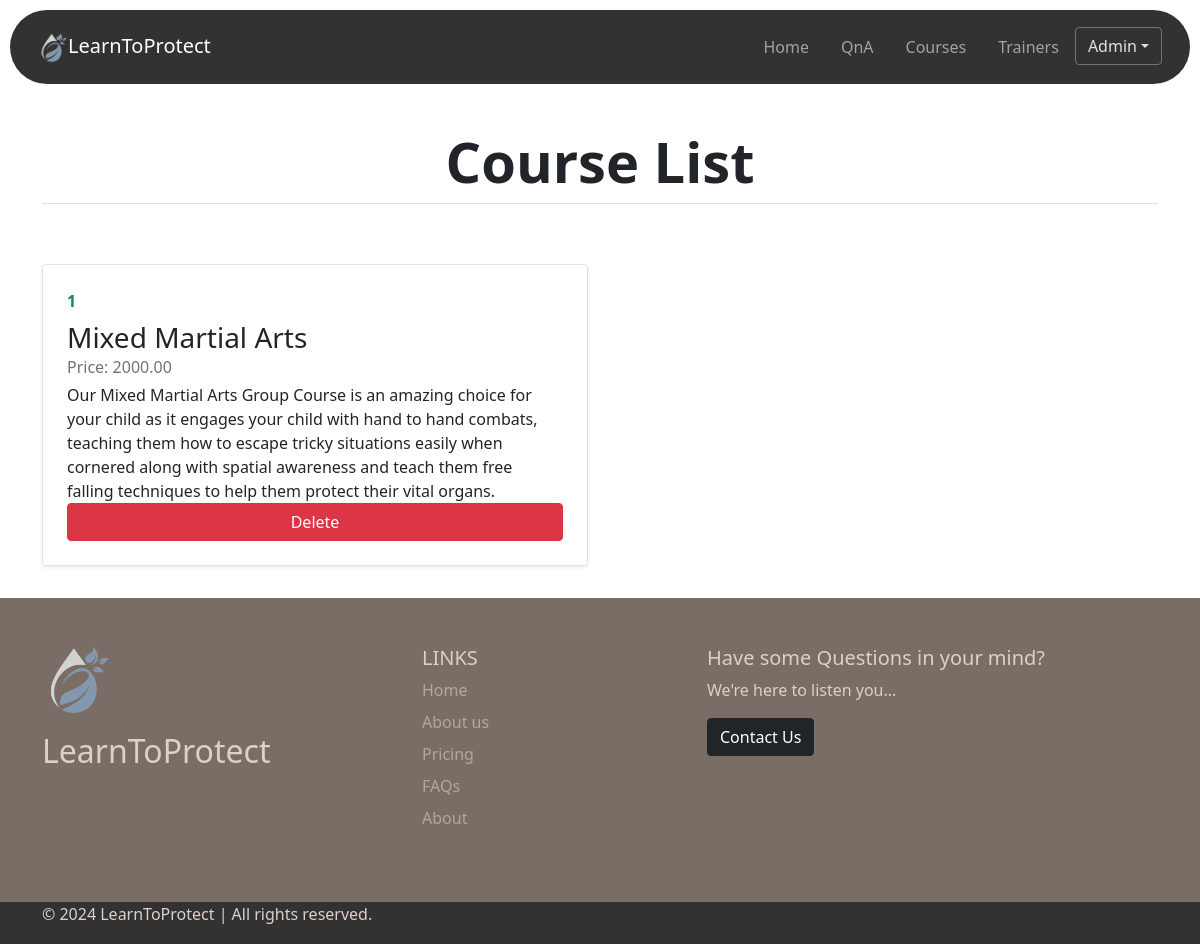
The page /allCourses.php (signed in) on the database its author committed.
### tables this page shows
CREATE TABLE `user` (
  `id` int(11) NOT NULL,
  `first_name` varchar(100) NOT NULL,
  `last_name` varchar(100) NOT NULL,
  `email` varchar(100) NOT NULL,
  `phone_num` varchar(15) DEFAULT NULL,
  `password` varchar(255) NOT NULL,
  `role_id` int(11) DEFAULT NULL
);

CREATE TABLE `course` (
  `courseID` int(11) NOT NULL,
  `Course_name` varchar(255) NOT NULL,
  `Course_description` text DEFAULT NULL,
  `fees` decimal(10,2) NOT NULL,
  `MinAge` int(11) DEFAULT NULL,
  `MaxAge` int(11) DEFAULT NULL,
  `Enrolled` int(11) DEFAULT 0,
  `image` varchar(255) DEFAULT NULL,
  `duration` int(11) DEFAULT NULL,
  `prerequisite` text DEFAULT NULL
);

### allCourses.php (the view, shortened to what this page needs)
<!DOCTYPE html>
<html lang="en">
<head>
    <link rel="stylesheet" href="./CSS/style.css" />
    <link href="https://cdn.jsdelivr.net/npm/bootstrap@5.0.2/dist/css/bootstrap.min.css" rel="stylesheet"
 />
</head>
<body style="padding-top: 20px;">
    <?php include ('navbar.php') ?>
    <div class="container pb-5">
        <div class="px-4 pt-1 my-1 text-center border-bottom">
            <h1 class="display-4 fw-bold">Course List</h1>
        </div>
    </div>
    <div class="container">
        <div class="row mb-2">
            <?php
            include ('connection.php');
            $sql = "SELECT * FROM course";
            $result = mysqli_query($conn, $sql);
            if (!$result) {
                echo "Error: " . mysqli_error($conn);
            } else {
                if (mysqli_num_rows($result) > 0) {
                    while ($row = mysqli_fetch_assoc($result)) {
                        echo '<div class="col-md-6">';
                        echo '<div class="row g-0 border rounded overflow-hidden flex-md-row mb-4 shadow-sm h-md-250 position-relative">';
                        echo '<div class="col p-4 d-flex flex-column position-static">';
                        echo '<strong class="d-inline-block mb-2 text-success">' . $row['courseID'] . '</strong>';
                        echo '<h3 class="mb-0">' . $row['Course_name'] . '</h3>';
                        echo '<div class="mb-1 text-muted">Price: ' . $row['fees'] . '</div>';
                        echo '<p class="mb-auto">' . $row['Course_description'] . '</p>';
                        echo "<td><button class='btn btn-danger delete-btn' data-eid='{$row["courseID"]}'>Delete</button></td>";
                        echo '</div></div></div>';
                    }
                } else {
                    echo "No records found";
                }
            }
            ?>
        </div>
    </div>
</body>
</html>

### navbar.php (shortened to what this page needs)
<head>
  <link rel="stylesheet" href="./CSS/navbar.css" />
</head>
<body>
  <div class="nav-container">
    <nav class="navbar fixed-top navbar-expand-lg navbar-dark p-3 custom-nav">
      <div class="container-fluid">
        <a class="navbar-brand" href="#"><img src="./components/logo.png" alt="" class="logo" />LearnToProtect</a>
        <div class="collapse navbar-collapse" id="navbarNavDropdown">
          <ul class="navbar-nav ms-auto">
            <li class="nav-item">
              <a class="nav-link mx-2" aria-current="page" href="./index.php">Home</a>
            </li>
            <li class="nav-item">
              <a class="nav-link mx-2" href="./QnA.php">QnA</a>
            </li>
            <li class="nav-item">
              <a class="nav-link mx-2" href="./CAT.php">Courses</a>
            </li>
            <li class="nav-item">
              <a class="nav-link mx-2" href="./trainerpage.php">Trainers</a>
            </li>
            <?php
            include ('connection.php');
            if (!isset($_SESSION['username'])) {
              echo '<a class="btn btn-secondary" type="button" href="./signup.php">Login</a>';
            } else {
              $username = $_SESSION['username'];
              $role_id = $_SESSION['role_id'];
              if ($role_id == 1) {
                $url = "./admin.php";
              } else if ($role_id == 2) {
                $query = "SELECT * from user where email = '$username'";
                $result = mysqli_query($conn, $query);
                $row = mysqli_fetch_assoc($result);
                $url = "./trainer_dashboard.php?id=" . $row['id'];
              } else if ($role_id == 3) {
                $url = "./guardian_dashboard.php";
              } else {
                echo "<script>console.log('Error in role_id');</script>";
              }
              $query = "SELECT first_name from user where email = '$username'";
              $result = mysqli_query($conn, $query);
              if ($result) {
                $row = mysqli_fetch_assoc($result);
                echo '<div class="dropdown">
                <button class="btn btn-secondary dropdown-toggle" type="button" id="profileBtn" data-bs-toggle="dropdown" aria-expanded="false">'
                  . $row["first_name"] .
                  '</button>
                <ul class="dropdown-menu" aria-labelledby="profileBtn">
                  <li><a class="dropdown-item" href=' . $url . '>Profile</a></li>
                  <li><a class="dropdown-item" href="./logout.php">Logout</a></li>
                </ul>
              </div>';
              } else {
                echo "<script>Error in fetching data</script>";
              }
            }
            ?>
          </ul>
        </div>
      </div>
    </nav>
  </div>
</body>

### CSS/navbar.css (style rules this page uses)
.nav-container { padding-bottom: 100px; }
.nav-container nav { border-radius: 50px; }
.nav-container .fixed-top { top: 10px; right: 10px; left: 10px; }
.nav-container .custom-nav { background-color: #323232; }
.logo { width: 30px; }
.nav-container button { background-color: #4774f1; color: #e4e1dc; }
.nav-link-text { color: #e4e1dc; opacity: 0.5; text-decoration: none; }
.nav-container button { background: #323232; }

### CSS/footer.css (style rules this page uses)
.footer-sec-1 { background-color: #7a6d65; color: #DDD0C8; }
.footer-sec-2 { background-color: #323232; color: #DDD0C8; }
.footer-logo { width: 70px; }

### rows shown on the page
user: first_name "Admin"
course: courseID "1", Course_name "Mixed Martial Arts", fees "2000.00", Course_description "Our Mixed Martial Arts Group Course is an amazing choice for your child as it engages your child with hand to hand combats, teaching them how to escape tricky situations easily when cornered along with spatial awareness and teach them free falling techniques to help them protect their vital organs."
